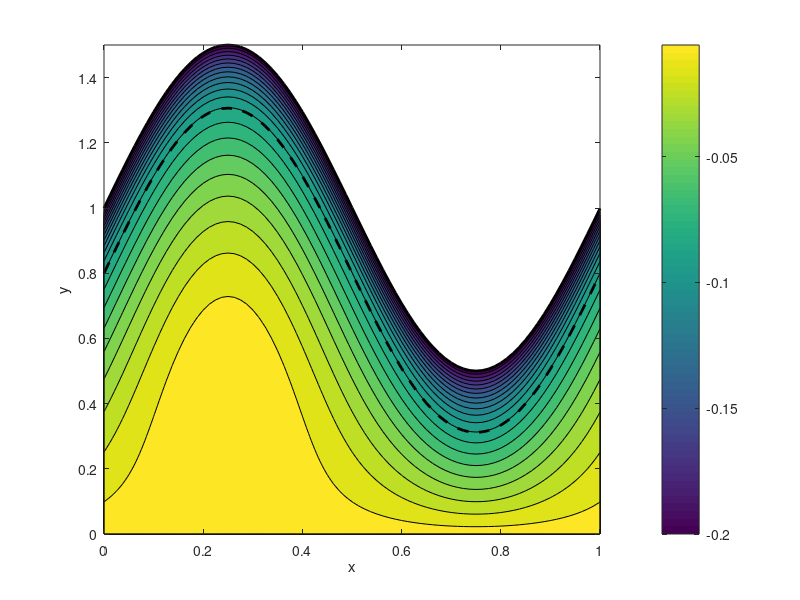

Write MATLAB code to recreate this figure.
clear all;
close all;
clc;

% Constants and parameters
pi_val = 3.14;  
G = 0;       
B = 0;      
mu = 0.1;
beta = B;
QT=0.3;
  a0=0.5;       
q = QT-a0;

% Function definitions
h = @(x) 1 + a0 * sin(2 * pi_val * x);
q1 = @(mu, q) (-(0.8)^8 * (mu - 1) * G * B / (120 * mu) + ...
               (0.8)^6 * (mu - 1) * G * B / (20 * mu) - ...
               (0.8)^5 * (mu - 5/4) * G * B / (30 * mu) - ...
               (0.8)^4 * (mu - 1) * (1 + G * B / (24 * mu)) + ...
               (0.8)^3 * (mu - 3/2) * (q + 1 + G * B / (30 * mu)) + ...
               (0.8) * (G * B / (120 * mu) + 3 * q / 2 + 1 / 2)) / ...
               ((mu - 1) * (0.8)^3 + 1);

% X values
x_values = linspace(0,1, 81);
h_all = zeros(size(x_values));
q1_val = q1(mu, q);

% Compute h1(x)
for i = 1:length(x_values)
    x = x_values(i);
    h_val = h(x);

    A = (mu - 1) * G * B / (120 * mu);
    B1 = -(mu - 1) * G * B * h_val^2 / (20 * mu);
    C = (mu - 5/4) * G * B * h_val^3 / (30 * mu);
    D = (mu - 1) * (1 + G * B * h_val^4 / (24 * mu));
    E = -((mu - 3/2) * (q + h_val + G * B * h_val^5 / (30 * mu)) - q1_val * (mu - 1));
    F = -((q + h_val) * 3 * h_val^2 / 2 + G * B * h_val^7 / 120 - h_val^3);
    G1 = q1_val * h_val^3;

    coeffs = [A, 0, B1, C, D, E, 0, F, G1];
    rts = roots(coeffs);

    real_rts = rts(imag(rts) == 0 & real(rts) > 0 & real(rts) < h_val);

    if isempty(real_rts)
        h_all(i) = 0;
    else
        h_all(i) = real_rts(1);
    end
end

% Number of vertical points for each layer
Ny = 100;

% Initialize surfaces
E_combined = [];
Y_combined = [];
X_combined = [];

% Loop to construct seamless layers
for i = 1:length(x_values)
    x = x_values(i);
    h1_val = h_all(i);
    h_val = h(x);
    
    y_core = linspace(0, h1_val, Ny);
    y_periph = linspace(h1_val, h_val, Ny);
    
     % Core layer
            term1 = -y_core;
            term2 = y_core./2 .* (q + h_val + G.*beta./(30.*mu) .* ((mu-1).*h1_val.^5 + h_val^5)) .* ...
                    ((3.*(mu-1).*h1_val.^2 + (3.*h_val.^2 - mu.*y_core.^2)) ./ ((mu-1).*h1_val.^3 + h_val.^3));
            term3 = -G.*beta.*y_core./(120.*mu) .* (5*(mu-1).*h1_val.^4 + (5.*h_val.^4 - mu.*y_core.^4));
            E1 = term1 + term2 + term3;
    
%     E1 = (beta .* y_core).^2 + ...
%      (Br ./ T) .* ( ...
%      -3 .* mu .* y_core .* ...
%      (q + h_val + (G * beta / (30 * mu)) .* ...
%      ((mu - 1) .* h1_val.^5 + h_val.^5)) ./ ...
%      ((mu - 1) .* h1_val.^3 + h_val.^3) ).^2;




% Peripheral layer
            term1 = -y_periph;
            term2 = (q + h_val + G.*beta./(30*mu) .* ((mu-1).*h1_val.^5 + h_val.^5)) .* ...
                    ((mu-1).*h1_val.^3 + y_periph./2.*(3.*h_val.^2 - y_periph.^2)) ./ ((mu-1).*h1_val.^3 + h_val.^3);
            term3 = -G.*beta./(30.*mu) .* ((mu-1).*h1_val.^5 + y_periph./4 .* (5.*h_val.^4 -y_periph.^4));
             E2 = term1 + term2 + term3;
            
            
            
%     E2 = (beta .* y_periph).^2 + ...
%     (Br ./ T) .* ( ...
%     -3 .* mu .* y_periph .* ...
%     (q + h_val + (G * beta / (30 * mu)) .* ...
%     ((mu - 1) .* h1_val.^5 + h_val.^5)) ./ ...
%     ((mu - 1) .* h1_val.^3 + h_val.^3) + (G * beta / (6 * mu)) .* y_periph.^3 ).^2;
    
    % Stack values
    Y_combined = [Y_combined; y_core'; y_periph(2:end)'];
    X_combined = [X_combined; x * ones(Ny,1); x * ones(Ny-1,1)];
    E_combined = [E_combined; E1'; E2(2:end)'];
end

% Reshape for contour plot
points_per_column = Ny * 2 - 1;
Xgrid = reshape(X_combined, points_per_column, []);
Ygrid = reshape(Y_combined, points_per_column, []);
Egrid = reshape(E_combined, points_per_column, []);

% === Contour Plot ===
figure(3);
contourf(Xgrid, Ygrid, Egrid, 20);
xlabel('x');
ylabel('y');
% title('Contour plot of E_G(x,y)');
colorbar;
% colormap jet;
% axis tight;
box on;

% Overlay h1(x) and h(x) on contour
hold on;
plot(x_values, h_all, 'k--', 'LineWidth', 2);  % h1 interface
plot(x_values, arrayfun(h, x_values), 'k-', 'LineWidth', 2);  % wall profile

% legend('E_G Contours', 'Interface h_1(x)', 'Wall h(x)', 'Location', 'northeast');